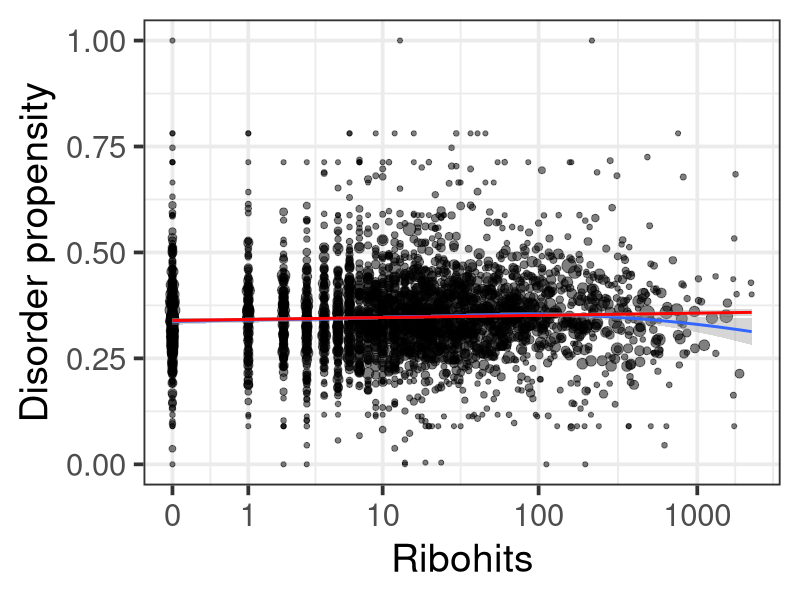
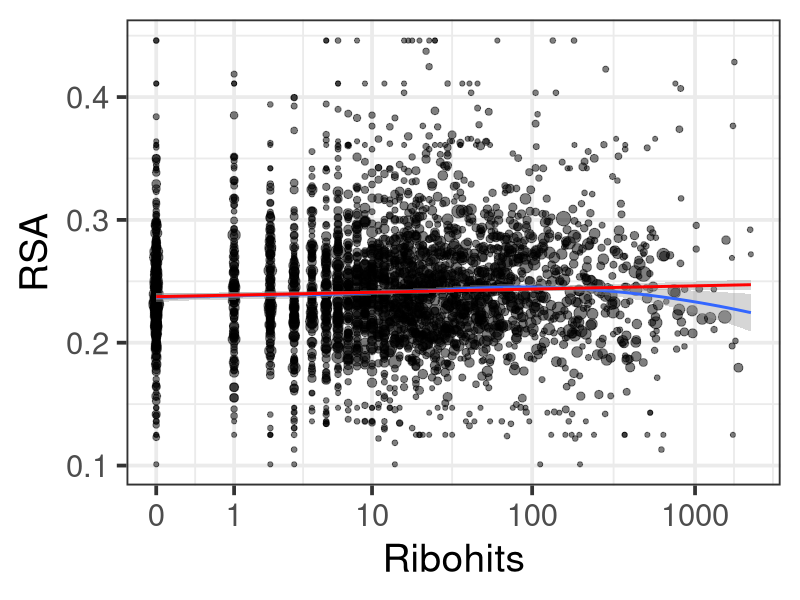
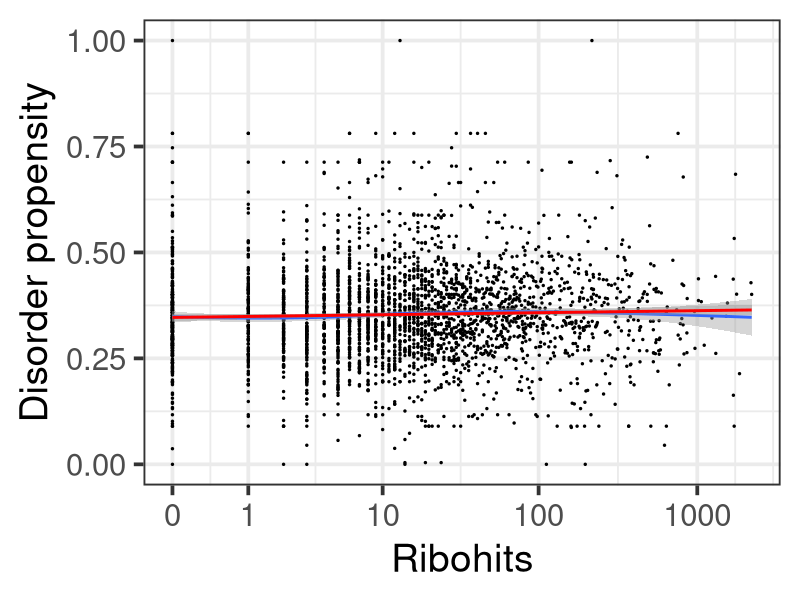
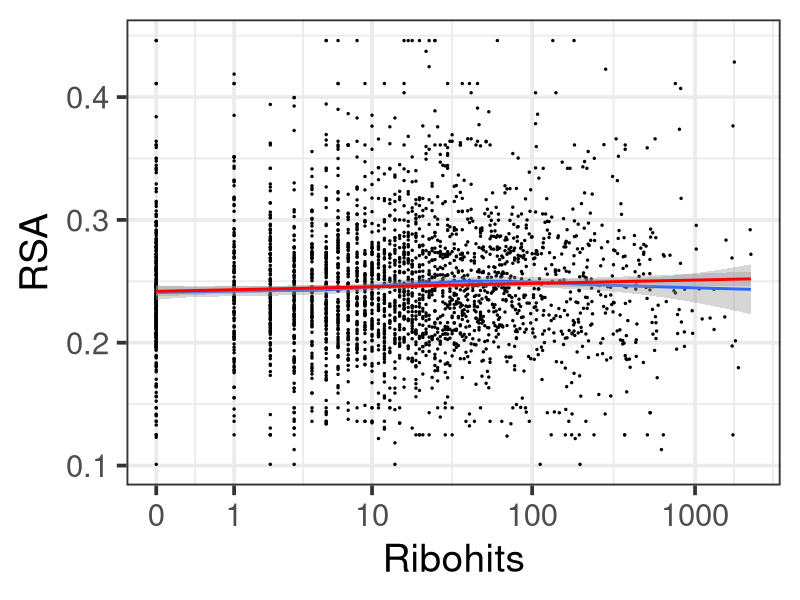
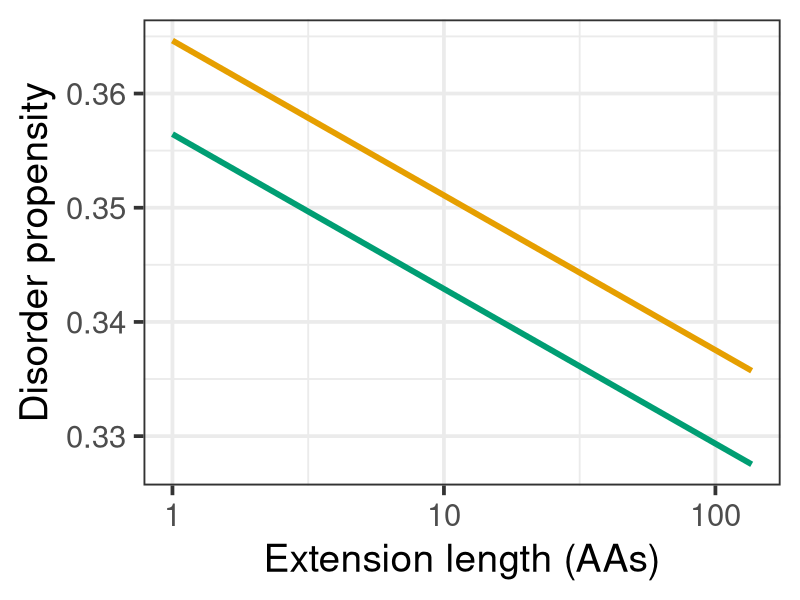
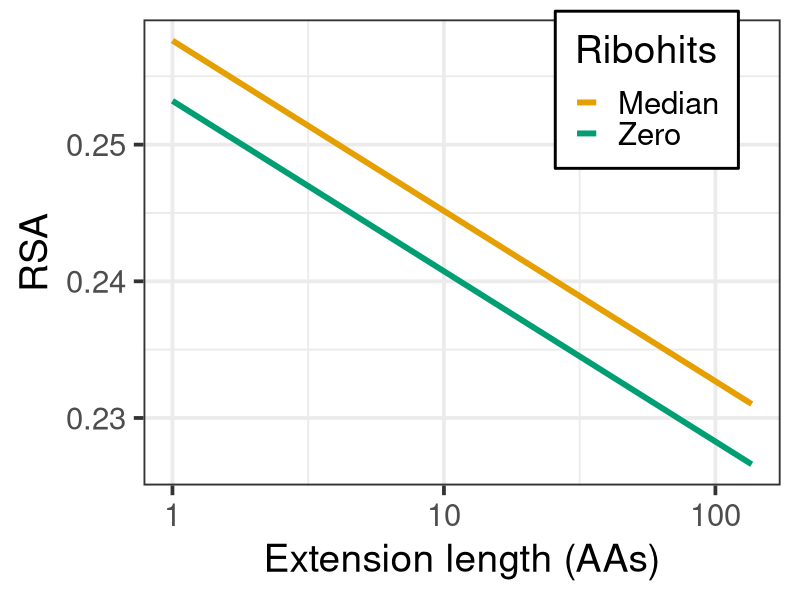

Recreate these plots in R, in order.
# Figure 6 code.

# Load ribohits data.
ribohits.data <- read.table("Data/ribohits_data_11-13-19.tab", header = T, sep = "\t", stringsAsFactors = F)

# Load packages.
library(tidyverse)

# Removing fragile proteins.
ribohits.nofragile <- ribohits.data[ribohits.data$Fragile == 0,]

# Building the disorder propensity and RSA models.
disprop.lm <- lm(
  data = ribohits.nofragile,
  formula = Disorder.prop.0 ~ log10(Ribohits.summed + 0.5) + log10(Length.0),
  weights = Length.0 - 1
)
disprop.summary <- summary(disprop.lm)
disprop.int <- disprop.summary$coefficients[1,1]
disprop.b.ribo <- disprop.summary$coefficients[2,1]
disprop.b.length <- disprop.summary$coefficients[3,1]
drop1(disprop.lm, test = "Chisq")

hydrophilicity.lm <- lm(
  data = ribohits.nofragile,
  formula = RSA.hydrophilicity.0 ~ log10(Ribohits.summed + 0.5) + log10(Length.0),
  weights = Length.0 - 1
)
rsa.summary <- summary(hydrophilicity.lm)
rsa.int <- rsa.summary$coefficients[1,1]
rsa.b.ribo <- rsa.summary$coefficients[2,1]
rsa.b.length <- rsa.summary$coefficients[3,1]
drop1(hydrophilicity.lm, test = "Chisq")

ribo.median <- log10(median(ribohits.nofragile$Ribohits.summed + 0.5, na.rm = T))
ribo.none <- log10(0.5)

# Weighted R2.
disprop.nolength.lm <- lm(
  data = ribohits.nofragile,
  formula = Disorder.prop.0 ~ log10(Ribohits.summed + 0.5),
  weights = Length.0 - 1
)
disprop.nolength.summary <- summary(disprop.nolength.lm)
disprop.nolength.summary

disprop.nolength.noweights.lm <- lm(
  data = ribohits.nofragile,
  formula = Disorder.prop.0 ~ log10(Ribohits.summed + 0.5)
)
disprop.nolength.noweights.summary <- summary(disprop.nolength.noweights.lm)
disprop.nolength.noweights.summary

disprop.noweights.lm <- lm(
  data = ribohits.nofragile,
  formula = Disorder.prop.0 ~ log10(Ribohits.summed + 0.5) + log10(Length.0)
)
disprop.noweights.summary <- summary(disprop.noweights.lm)
disprop.noweights.summary

hydrophilicity.nolength.lm <- lm(
  data = ribohits.nofragile,
  formula = RSA.hydrophilicity.0 ~ log10(Ribohits.summed + 0.5),
  weights = Length.0 - 1
)
rsa.nolength.summary <- summary(hydrophilicity.nolength.lm)
rsa.nolength.summary

hydrophilicity.nolength.noweights.lm <- lm(
  data = ribohits.nofragile,
  formula = RSA.hydrophilicity.0 ~ log10(Ribohits.summed + 0.5)
)
rsa.nolength.noweights.summary <- summary(hydrophilicity.nolength.noweights.lm)
rsa.nolength.noweights.summary

hydrophilicity.noweights.lm <- lm(
  data = ribohits.nofragile,
  formula = RSA.hydrophilicity.0 ~ log10(Ribohits.summed + 0.5) + log10(Length.0)
)
rsa.noweights.summary <- summary(hydrophilicity.noweights.lm)
rsa.noweights.summary

# Part A.
fig.6a.dprop <-
  ggplot(data = ribohits.nofragile,
       aes(x = log10(Ribohits.summed + 0.5),
           y = Disorder.prop.0,
           weight = Length.0 - 1,
           size = Length.0 - 1)
) +
  geom_point(alpha = 0.5) +
  geom_smooth(method = "loess") +
  geom_smooth(method = "lm", color = "red") +
  xlab("Ribohits") +
  ylab("Disorder propensity") +
  #scale_y_continuous(breaks = sqrt(c(0, 0.1, 0.25, 0.5)),
  #                   labels = c("0.00", "0.10", "0.25", "0.50")) +
  scale_x_continuous(breaks = log10(c(0.5, 1.5, 10.5, 100.5, 1000.5)),
                     labels = c(0, 1, 10, 100, 1000)) +
  theme_bw(base_size = 28) +
  theme(legend.position = "none")
png(filename = "Scripts/Figures/Disprop_weighted_loess_lm_1-23-20.png", width = 6, height = 6, units = "in", res = 350)
#ggExtra::ggMarginal(fig.6a.dprop, type = "histogram")
fig.6a.dprop
dev.off()

fig.6a.rsa <-
  ggplot(data = ribohits.nofragile,
       aes(x = log10(Ribohits.summed + 0.5),
           y = RSA.hydrophilicity.0,
           weight = Length.0 - 1,
           size = Length.0 - 1)
) +
  geom_point(alpha = 0.5) +
  geom_smooth(method = "loess") +
  geom_smooth(method = "lm", color = "red") +
  xlab("Ribohits") +
  ylab("RSA") +
  #scale_y_continuous(breaks = sqrt(c(0, 0.1, 0.25, 0.5)),
  #                   labels = c("0.00", "0.10", "0.25", "0.50")) +
  scale_x_continuous(breaks = log10(c(0.5, 1.5, 10.5, 100.5, 1000.5)),
                     labels = c(0, 1, 10, 100, 1000)) +
  theme_bw(base_size = 28) +
  theme(legend.position = "none")
png(filename = "Scripts/Figures/RSA_weighted_loess_lm_1-23-20.png", width = 6, height = 6, units = "in", res = 350)
#ggExtra::ggMarginal(fig.6a.rsa, type = "histogram")
fig.6a.rsa
dev.off()

# Unweighted versions of part A.
fig.6a.unweighted.dprop <-
  ggplot(data = ribohits.nofragile,
         aes(x = log10(Ribohits.summed + 0.5),
             y = Disorder.prop.0)
  ) +
  geom_point(size = 0.5) +
  geom_smooth(method = "loess") +
  geom_smooth(method = "lm", color = "red") +
  xlab("Ribohits") +
  ylab("Disorder propensity") +
  #scale_y_continuous(breaks = sqrt(c(0, 0.1, 0.25, 0.5)),
  #                   labels = c("0.00", "0.10", "0.25", "0.50")) +
  scale_x_continuous(breaks = log10(c(0.5, 1.5, 10.5, 100.5, 1000.5)),
                     labels = c(0, 1, 10, 100, 1000)) +
  theme_bw(base_size = 28)
png(filename = "Scripts/Figures/Disprop_unweighted_loess_lm_1-23-20.png", width = 6, height = 6, units = "in", res = 350)
#ggExtra::ggMarginal(fig.6a.dprop, type = "histogram")
fig.6a.unweighted.dprop
dev.off()

fig.6a.unweighted.rsa <-
  ggplot(data = ribohits.nofragile,
         aes(x = log10(Ribohits.summed + 0.5),
             y = RSA.hydrophilicity.0)
  ) +
  geom_point(size = 0.5) +
  geom_smooth(method = "loess") +
  geom_smooth(method = "lm", color = "red") +
  xlab("Ribohits") +
  ylab("RSA") +
  #scale_y_continuous(breaks = sqrt(c(0, 0.1, 0.25, 0.5)),
  #                   labels = c("0.00", "0.10", "0.25", "0.50")) +
  scale_x_continuous(breaks = log10(c(0.5, 1.5, 10.5, 100.5, 1000.5)),
                     labels = c(0, 1, 10, 100, 1000)) +
  theme_bw(base_size = 28)
png(filename = "Scripts/Figures/RSA_unweighted_loess_lm_1-23-20.png", width = 6, height = 6, units = "in", res = 350)
#ggExtra::ggMarginal(fig.6a.rsa, type = "histogram")
fig.6a.unweighted.rsa
dev.off()

# Part B
cbPalette <- c("#000000", "#E69F00", "#56B4E9", "#009E73", "#F0E442", "#0072B2", "#D55E00", "#CC79A7")

png(filename = "Scripts/Figures/DisProp_L0_ribo_12-18-19.png", width = 6, height = 6, units = "in", res = 350)
ggplot(data = ribohits.data[ribohits.data$Fragile == 0,],
       aes(x = log10(Length.0),
           y = Disorder.prop.0,
           color = Ribohits)) +
  stat_function(fun = function(x)disprop.int+disprop.b.length*x+disprop.b.ribo*ribo.none,
                geom = "line", aes(color = "No"), size = 2) +
  stat_function(fun = function(x)disprop.int+disprop.b.length*x+disprop.b.ribo*ribo.median,
                geom = "line", aes(color = "Yes"), size = 2) +
  xlab("Extension length (AAs)") +
  ylab("Disorder propensity") +
  scale_x_continuous(breaks = log10(c(1, 10, 100)),
                     labels = c(1, 10, 100)) +
  #scale_y_continuous(breaks = sqrt(c(0.04, 0.16, 0.36)),
  #                   labels = c(0.04, 0.16, 0.36),
  #                   limits = c(0.125, 0.725)) +
  theme_bw(base_size = 28) +
  scale_color_manual(limits = c("Yes", "No"), values = cbPalette[c(2,4)]) +
  theme(legend.position = "none")
dev.off()

png(filename = "Scripts/Figures/Hydrophilic_L0_ribo_12-18-19.png", width = 6, height = 6, units = "in", res = 350)
ggplot(data = ribohits.data[ribohits.data$Fragile == 0,],
       aes(x = log10(Length.0),
           y = RSA.hydrophilicity.0,
           color = Ribohits)) +
  stat_function(fun = function(x)rsa.int+rsa.b.length*x+rsa.b.ribo*ribo.none,
                geom = "line", aes(color = "No"), size = 2) +
  stat_function(fun = function(x)rsa.int+rsa.b.length*x+rsa.b.ribo*ribo.median,
                geom = "line", aes(color = "Yes"), size = 2) +
  xlab("Extension length (AAs)") +
  ylab("RSA") +
  scale_x_continuous(breaks = log10(c(1, 10, 100)),
                     labels = c(1, 10, 100)) +
  #scale_y_continuous(breaks = sqrt(c(0.04, 0.16, 0.36)),
  #                   labels = c(0.04, 0.16, 0.36),
  #                   limits = c(0.125, 0.725)) +
  theme_bw(base_size = 28) +
  scale_color_manual(limits = c("Yes", "No"), labels = c("Median", "Zero"), values = cbPalette[c(2,4)]) +
  theme(legend.position = c(0.79, 0.849),
        legend.background = element_rect(fill = "white", size = 1, linetype = "solid", color = "black"))
dev.off()
